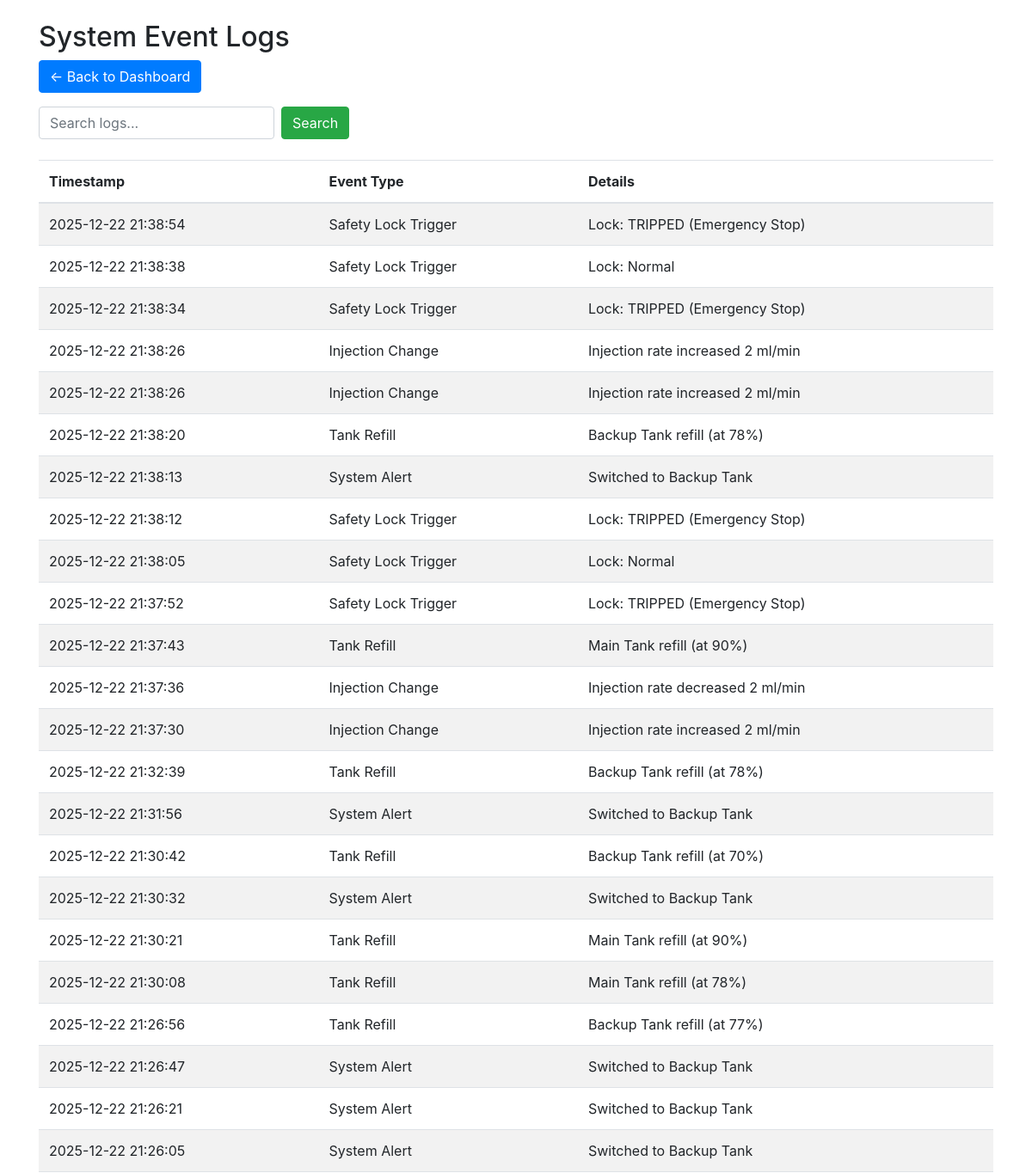
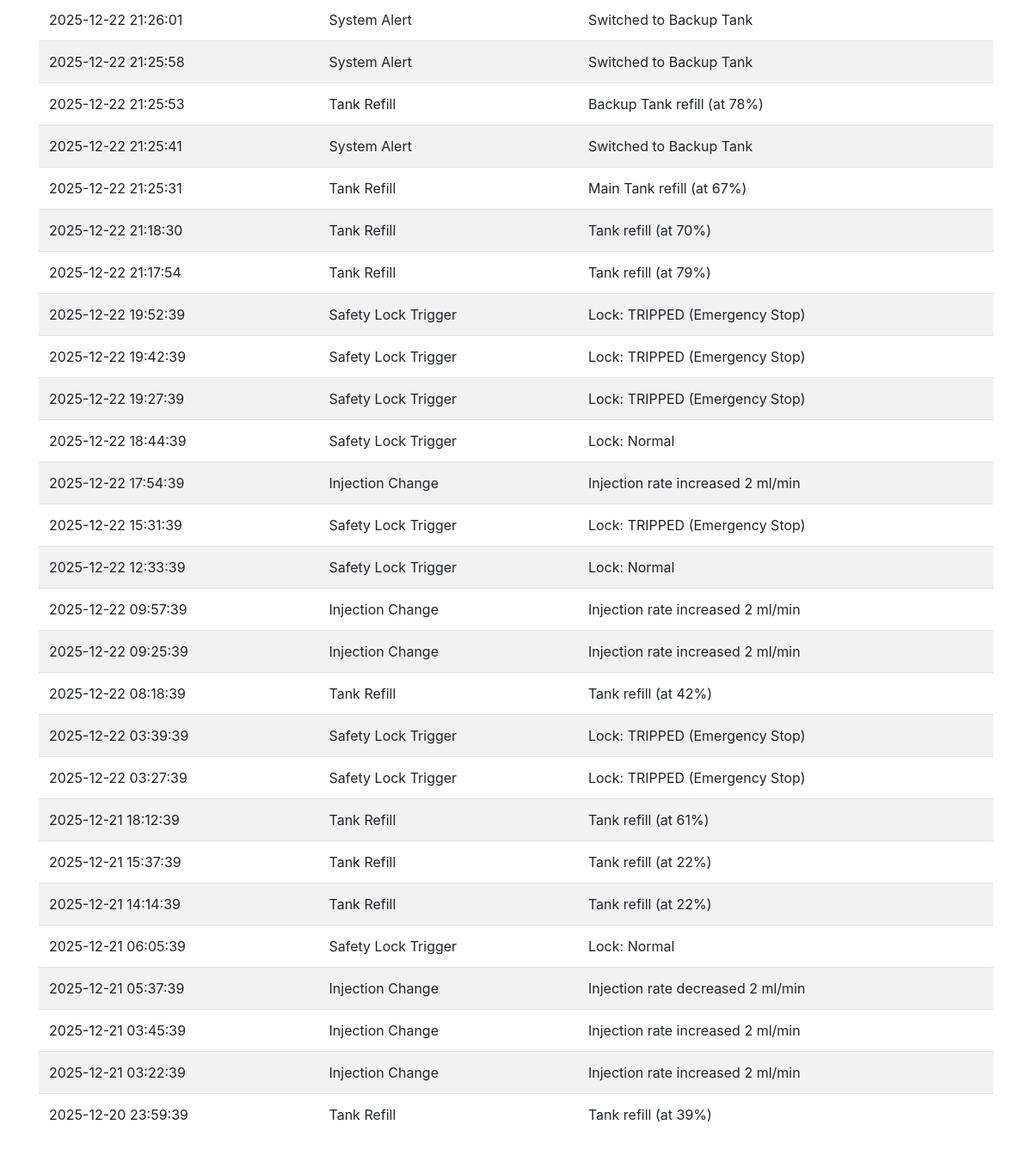
Page /logs (signed in) on the earlier database version (2 pictures, top to bottom).
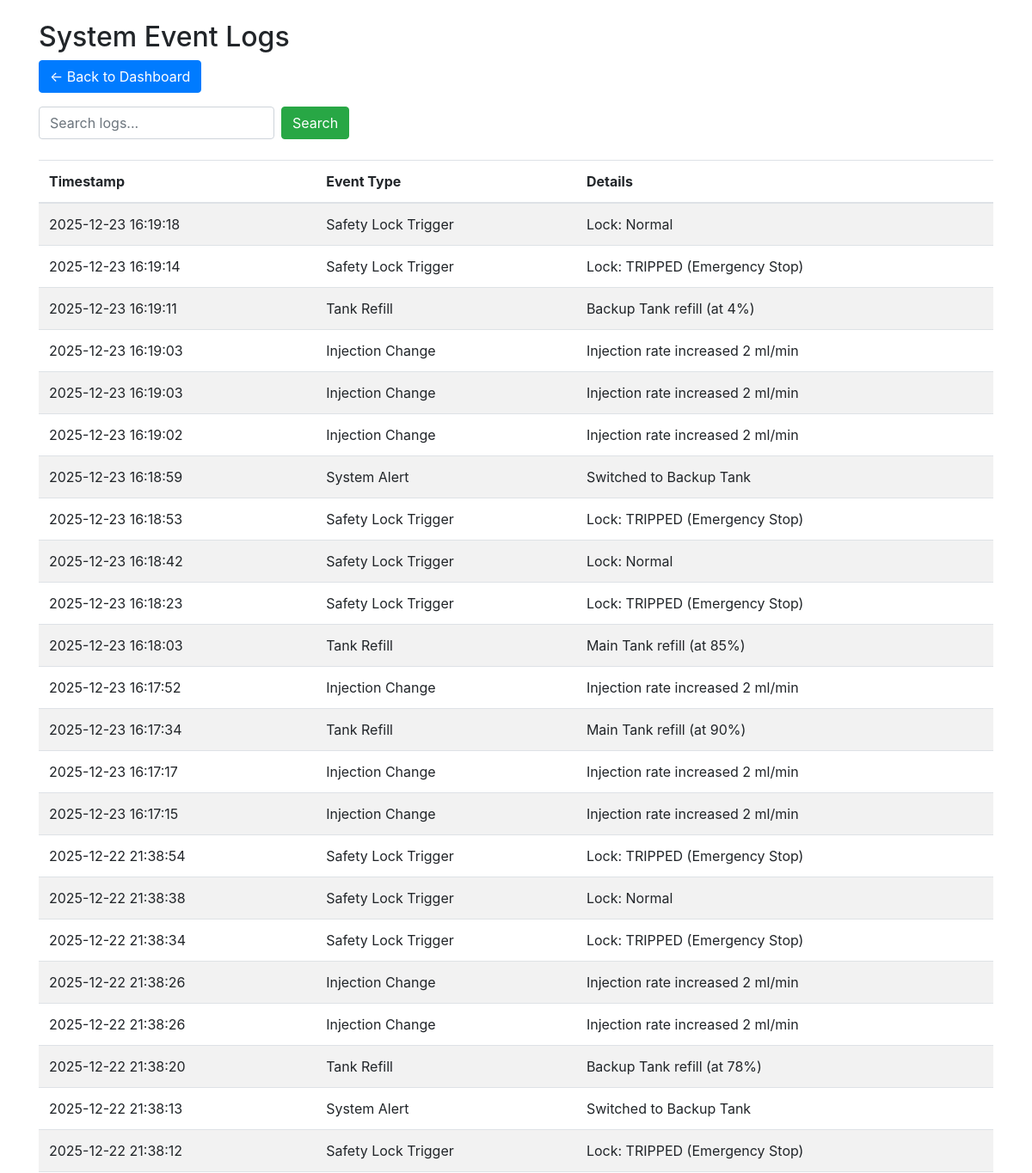
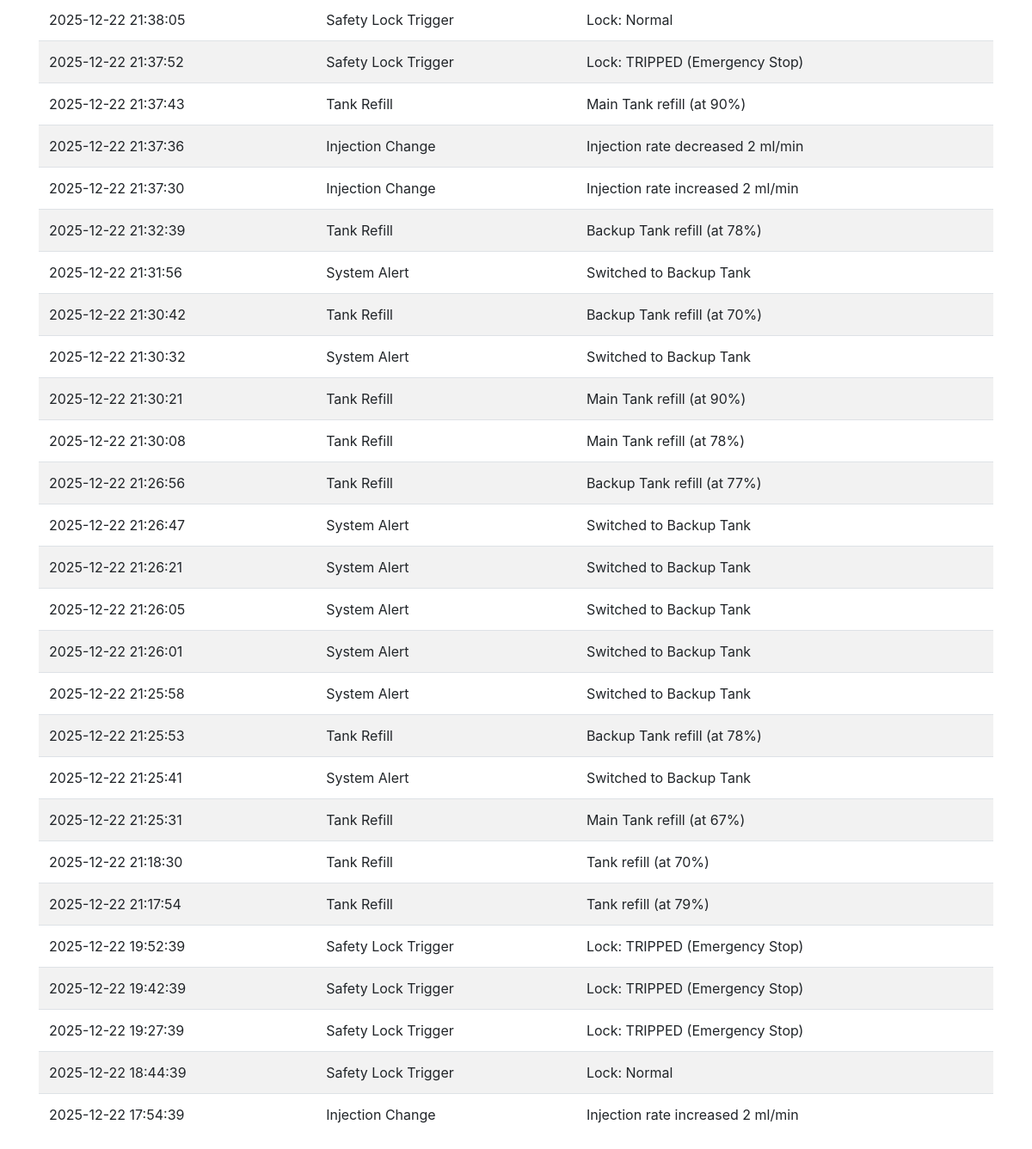
Same page on the later database version (2 pictures, top to bottom).
### tables this page shows
CREATE TABLE logs (
        id INTEGER PRIMARY KEY,
        timestamp TEXT NOT NULL,
        event_type TEXT NOT NULL,
        details TEXT NOT NULL
    );

### app.py (the view)
@app.route('/logs')
def view_logs():
    if not session.get('logged_in'): return redirect(url_for('login'))
    search_query = request.args.get('search', '')
    conn = get_db_connection()
    if search_query:
        query = f"SELECT * FROM logs WHERE details LIKE '%{search_query}%' ORDER BY timestamp DESC"
        print(f"[DEBUG] Executing SQL: {query}")
        logs = conn.execute(query).fetchall()
    else:
        logs = conn.execute('SELECT * FROM logs ORDER BY timestamp DESC LIMIT 50').fetchall()
    conn.close()
    return render_template('logs.html', logs=logs)

### app.py (called while the page is built)
def get_db_connection():
    conn = sqlite3.connect('scada.db')
    conn.row_factory = sqlite3.Row
    return conn

@app.before_request
def security_check():
    check_for_attacks() # Call logic from monitoring/ids.py

### monitoring/ids.py (called while the page is built, shortened)
def check_for_attacks():
    ssti_patterns = ['{{', '}}', '__class__', '__base__', '__subclasses__', 'config.', 'request.']
    sqli_patterns = ["'--", "' OR", "' UNION", "UNION SELECT", "DROP TABLE", "INSERT INTO", "xp_cmdshell", "1=1"]
    data_to_check = []
    for key, value in request.args.items(): data_to_check.append(value)
    for key, value in request.form.items(): data_to_check.append(value)
    detected_attack = None
    malicious_payload = ""

### templates/logs.html
<!DOCTYPE html>
<html>
<head><title>System Logs</title>
<link rel="stylesheet" href="https://stackpath.bootstrapcdn.com/bootstrap/4.5.2/css/bootstrap.min.css">
</head>
<body>
<div class="container">
    <h2 class="mt-4">System Event Logs</h2>
    <a href="/" class="btn btn-primary mb-3">← Back to Dashboard</a>
    <form method="GET" class="form-inline mb-4">
        <input type="text" name="search" class="form-control mr-2" placeholder="Search logs...">
        <button type="submit" class="btn btn-success">Search</button>
    </form>
    <table class="table table-striped">
        <thead><tr><th>Timestamp</th><th>Event Type</th><th>Details</th></tr></thead>
        <tbody>
            {% for log in logs %}
            <tr>
                <td>{{ log['timestamp'] }}</td>
                <td>{{ log['event_type'] }}</td>
                <td>{{ log['details'] }}</td>
            </tr>
            {% else %}
            <tr><td colspan="3">No records found.</td></tr>
            {% endfor %}
        </tbody>
    </table>
</div>
</body>
</html>

Differences in the rows shown:
no longer on this page (row unchanged): logs: timestamp "2025-12-22 15:31:39", event_type "Safety Lock Trigger", details "Lock: TRIPPED (Emergency Stop)"
no longer on this page (row unchanged): logs: timestamp "2025-12-22 12:33:39", event_type "Safety Lock Trigger", details "Lock: Normal"
no longer on this page (row unchanged): logs: timestamp "2025-12-22 09:57:39", event_type "Injection Change", details "Injection rate increased 2 ml/min"
no longer on this page (row unchanged): logs: timestamp "2025-12-22 09:25:39", event_type "Injection Change", details "Injection rate increased 2 ml/min"
no longer on this page (row unchanged): logs: timestamp "2025-12-22 08:18:39", event_type "Tank Refill", details "Tank refill (at 42%)"
no longer on this page (row unchanged): logs: timestamp "2025-12-22 03:39:39", event_type "Safety Lock Trigger", details "Lock: TRIPPED (Emergency Stop)"
no longer on this page (row unchanged): logs: timestamp "2025-12-22 03:27:39", event_type "Safety Lock Trigger", details "Lock: TRIPPED (Emergency Stop)"
no longer on this page (row unchanged): logs: timestamp "2025-12-21 18:12:39", event_type "Tank Refill", details "Tank refill (at 61%)"
no longer on this page (row unchanged): logs: timestamp "2025-12-21 15:37:39", event_type "Tank Refill", details "Tank refill (at 22%)"
no longer on this page (row unchanged): logs: timestamp "2025-12-21 14:14:39", event_type "Tank Refill", details "Tank refill (at 22%)"
no longer on this page (row unchanged): logs: timestamp "2025-12-21 06:05:39", event_type "Safety Lock Trigger", details "Lock: Normal"
no longer on this page (row unchanged): logs: timestamp "2025-12-21 05:37:39", event_type "Injection Change", details "Injection rate decreased 2 ml/min"
no longer on this page (row unchanged): logs: timestamp "2025-12-21 03:45:39", event_type "Injection Change", details "Injection rate increased 2 ml/min"
no longer on this page (row unchanged): logs: timestamp "2025-12-21 03:22:39", event_type "Injection Change", details "Injection rate increased 2 ml/min"
no longer on this page (row unchanged): logs: timestamp "2025-12-20 23:59:39", event_type "Tank Refill", details "Tank refill (at 39%)"
added logs: timestamp "2025-12-23 16:19:18", event_type "Safety Lock Trigger", details "Lock: Normal"
added logs: timestamp "2025-12-23 16:19:14", event_type "Safety Lock Trigger", details "Lock: TRIPPED (Emergency Stop)"
added logs: timestamp "2025-12-23 16:19:11", event_type "Tank Refill", details "Backup Tank refill (at 4%)"
added logs: timestamp "2025-12-23 16:19:03", event_type "Injection Change", details "Injection rate increased 2 ml/min"
added logs: timestamp "2025-12-23 16:19:03", event_type "Injection Change", details "Injection rate increased 2 ml/min"
added logs: timestamp "2025-12-23 16:19:02", event_type "Injection Change", details "Injection rate increased 2 ml/min"
added logs: timestamp "2025-12-23 16:18:59", event_type "System Alert", details "Switched to Backup Tank"
added logs: timestamp "2025-12-23 16:18:53", event_type "Safety Lock Trigger", details "Lock: TRIPPED (Emergency Stop)"
added logs: timestamp "2025-12-23 16:18:42", event_type "Safety Lock Trigger", details "Lock: Normal"
added logs: timestamp "2025-12-23 16:18:23", event_type "Safety Lock Trigger", details "Lock: TRIPPED (Emergency Stop)"
added logs: timestamp "2025-12-23 16:18:03", event_type "Tank Refill", details "Main Tank refill (at 85%)"
added logs: timestamp "2025-12-23 16:17:52", event_type "Injection Change", details "Injection rate increased 2 ml/min"
added logs: timestamp "2025-12-23 16:17:34", event_type "Tank Refill", details "Main Tank refill (at 90%)"
added logs: timestamp "2025-12-23 16:17:17", event_type "Injection Change", details "Injection rate increased 2 ml/min"
added logs: timestamp "2025-12-23 16:17:15", event_type "Injection Change", details "Injection rate increased 2 ml/min"
